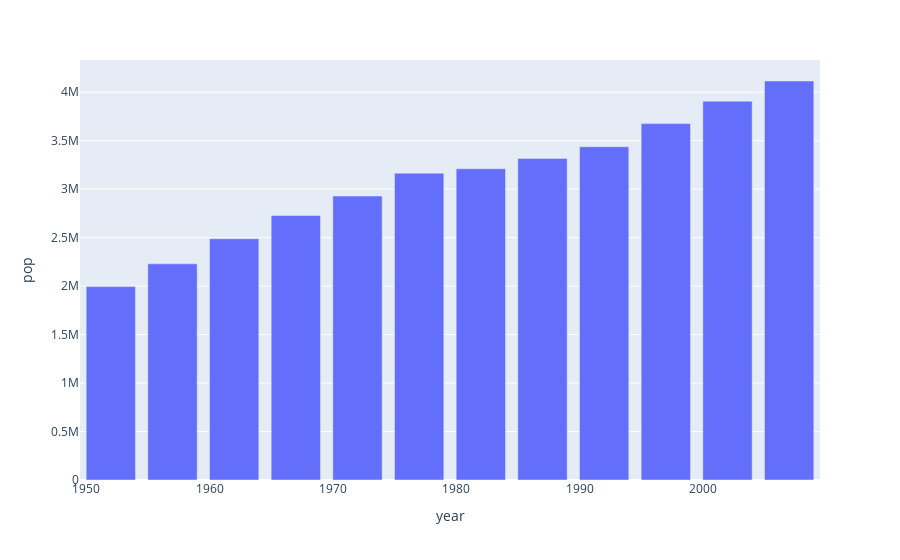

Write notebook code for a chart like this one.
### Code cell
fig.show()

### Figure 1 — Plotly figure (JSON) as saved in the notebook; plotly's stock layout.template omitted (floating-point values rounded to 4 significant figures)
{"data": [{"alignmentgroup": "True", "hovertemplate": "year=%{x}<br>pop=%{y}<extra></extra>", "legendgroup": "", "marker": {"color": "#636efa"}, "name": "", "offsetgroup": "", "orientation": "v", "showlegend": false, "textposition": "auto", "type": "bar", "x": [1952, 1957, 1962, 1967, 1972, 1977, 1982, 1987, 1992, 1997, 2002, 2007], "xaxis": "x", "y": [1994794, 2229407, 2488550, 2728150, 2929100, 3164900, 3210650, 3317166, 3437674, 3676187, 3908037, 4115771], "yaxis": "y"}], "layout": {"barmode": "relative", "legend": {"tracegroupgap": 0}, "margin": {"t": 60}, "xaxis": {"anchor": "y", "domain": [0, 1], "title": {"text": "year"}}, "yaxis": {"anchor": "x", "domain": [0, 1], "title": {"text": "pop"}}}}
